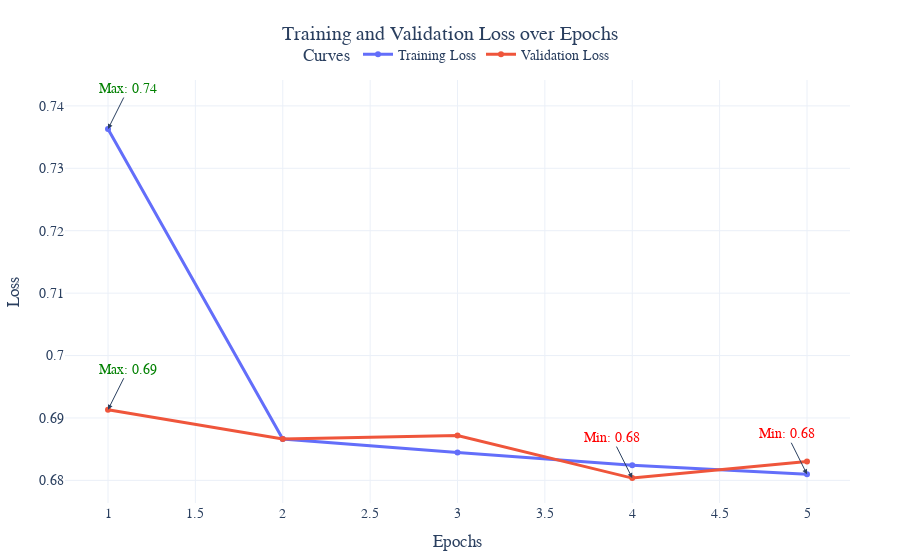

Here is the notebook cell this chart was saved with:
### Code cell
trainer = Trainer(
    config=TrainerConfig(
        optimizer="adam",
        criterion="cross_entropy",
        learning_rate=1e-3,
        weight_decay=1e-5,
        batch_size=128,
        early_stopping_patience=5,
        save_weights_path="./models/mlp_adult.pth"
    ),
    model= model
)

# Train the model
trainer.train(train_dataset, val_dataset, epochs=5)

### Figure 1 — Plotly figure (JSON) as saved in the notebook; plotly's stock layout.template omitted (floating-point values rounded to 4 significant figures)
{"data": [{"hovertemplate": "%{x}, %{y}<extra>Training Loss</extra>", "line": {"width": 3}, "marker": {"size": 6}, "mode": "lines+markers", "name": "Training Loss", "type": "scatter", "x": [1, 2, 3, 4, 5], "y": [0.7363, 0.6866, 0.6845, 0.6824, 0.681]}, {"hovertemplate": "%{x}, %{y}<extra>Validation Loss</extra>", "line": {"width": 3}, "marker": {"size": 6}, "mode": "lines+markers", "name": "Validation Loss", "type": "scatter", "x": [1, 2, 3, 4, 5], "y": [0.6913, 0.6866, 0.6872, 0.6804, 0.683]}], "layout": {"annotations": [{"arrowhead": 2, "ax": -20, "ay": -40, "font": {"color": "red"}, "showarrow": true, "text": "Min: 0.68", "x": 5, "y": 0.681}, {"arrowhead": 2, "ax": 20, "ay": -40, "font": {"color": "green"}, "showarrow": true, "text": "Max: 0.74", "x": 1, "y": 0.7363}, {"arrowhead": 2, "ax": -20, "ay": -40, "font": {"color": "red"}, "showarrow": true, "text": "Min: 0.68", "x": 4, "y": 0.6804}, {"arrowhead": 2, "ax": 20, "ay": -40, "font": {"color": "green"}, "showarrow": true, "text": "Max: 0.69", "x": 1, "y": 0.6913}], "font": {"family": "Arial, sans-serif", "size": 14}, "legend": {"orientation": "h", "title": {"text": "Curves"}, "x": 0.5, "xanchor": "center", "y": 1.02, "yanchor": "bottom"}, "margin": {"b": 50, "l": 50, "r": 50, "t": 80}, "title": {"text": "Training and Validation Loss over Epochs", "x": 0.5, "xanchor": "center"}, "xaxis": {"title": {"text": "Epochs"}}, "yaxis": {"title": {"text": "Loss"}}}}
